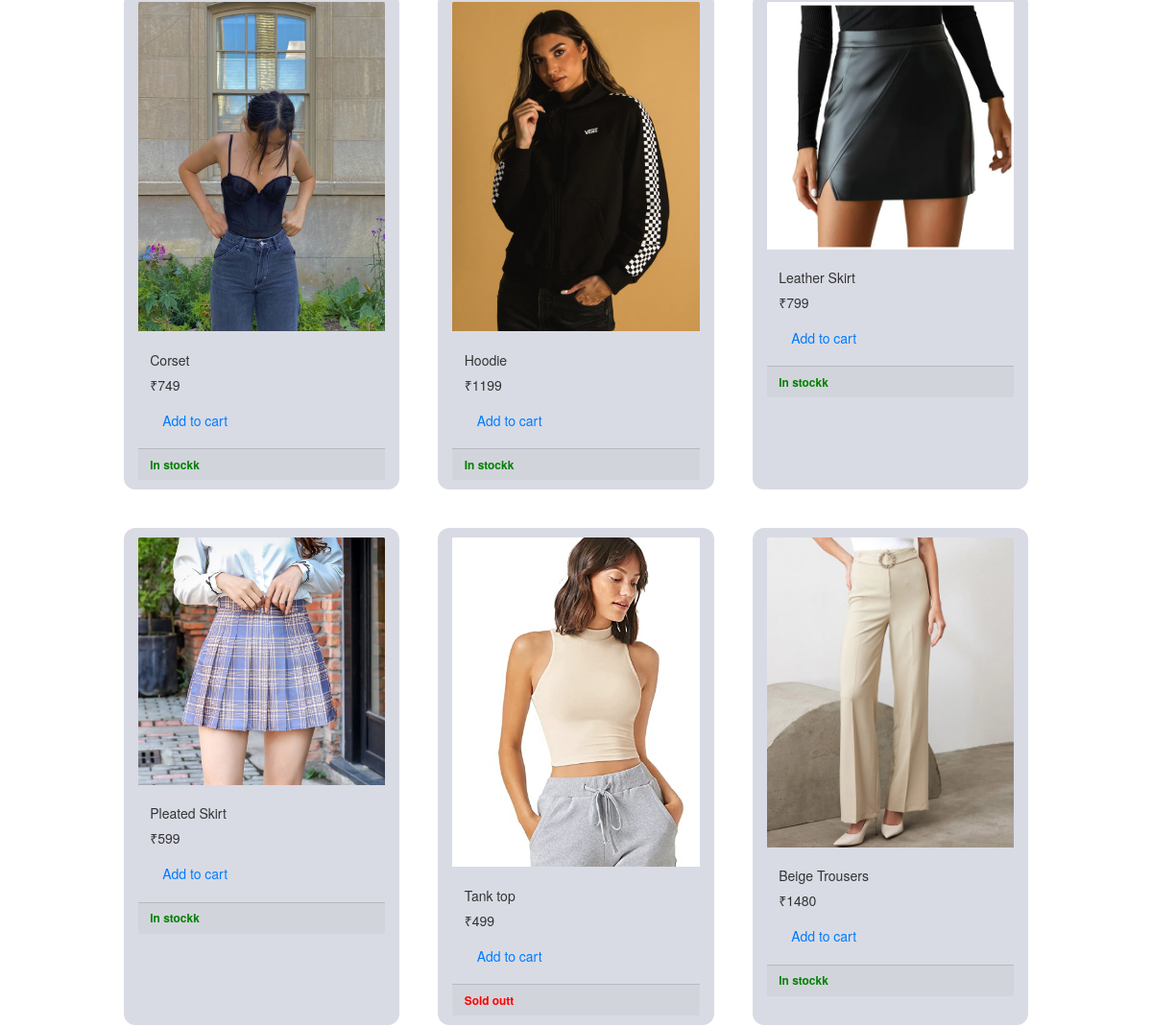
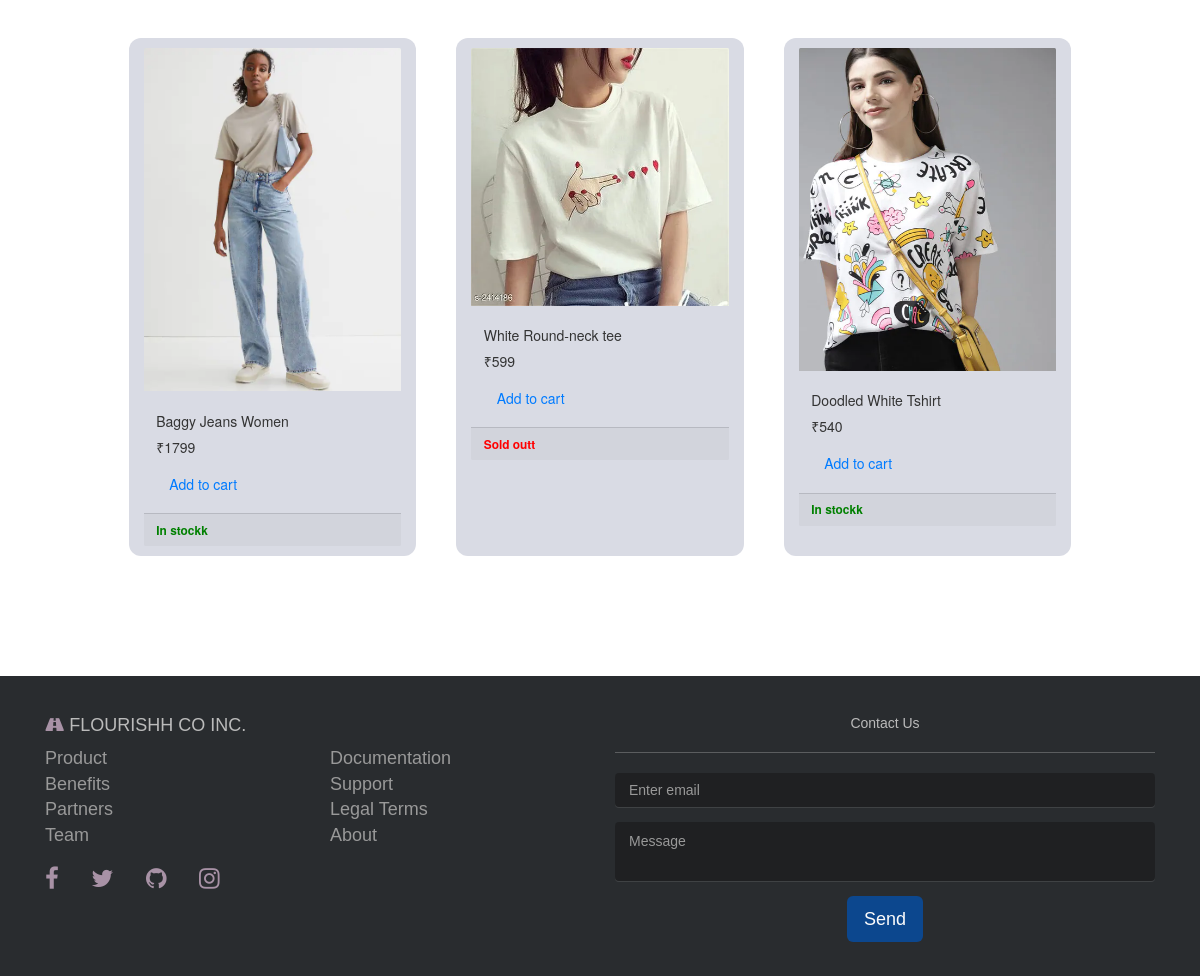
The page /genderfiltereditems/ (lower part) on the database as committed earlier (2 pictures, top to bottom).
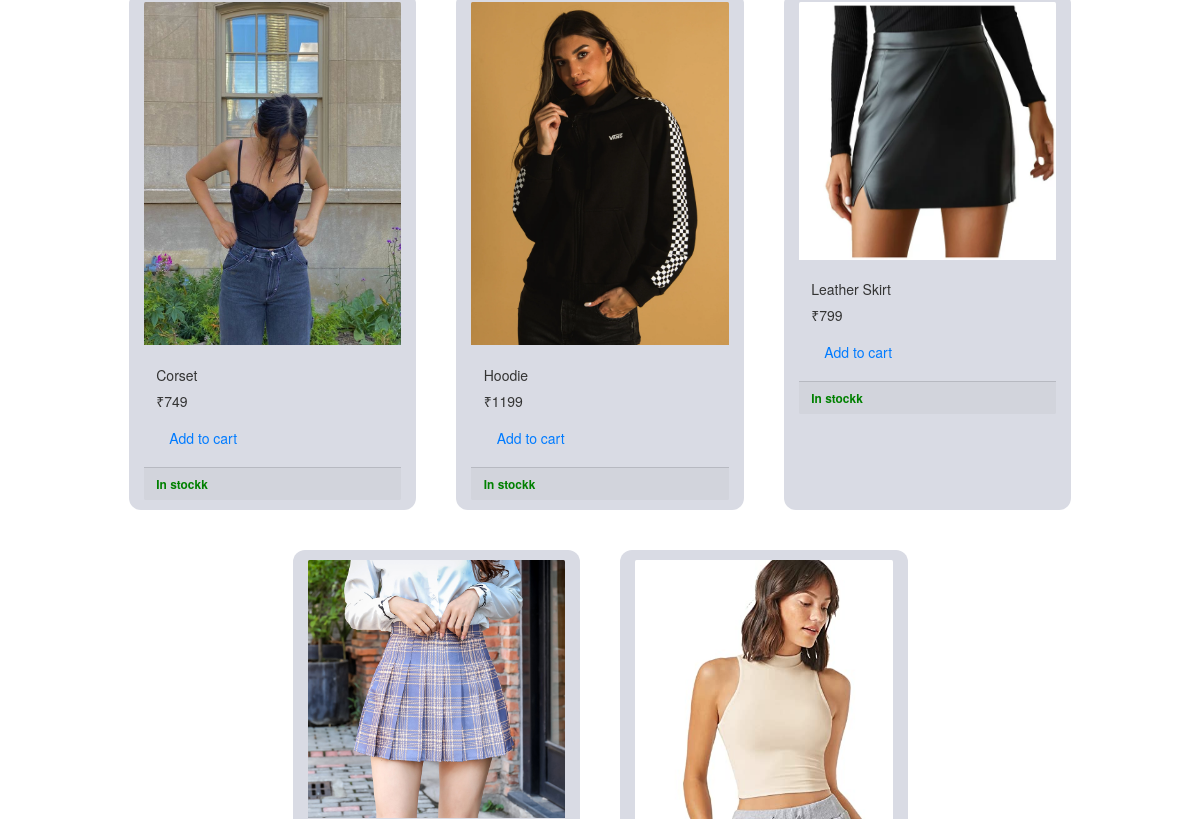
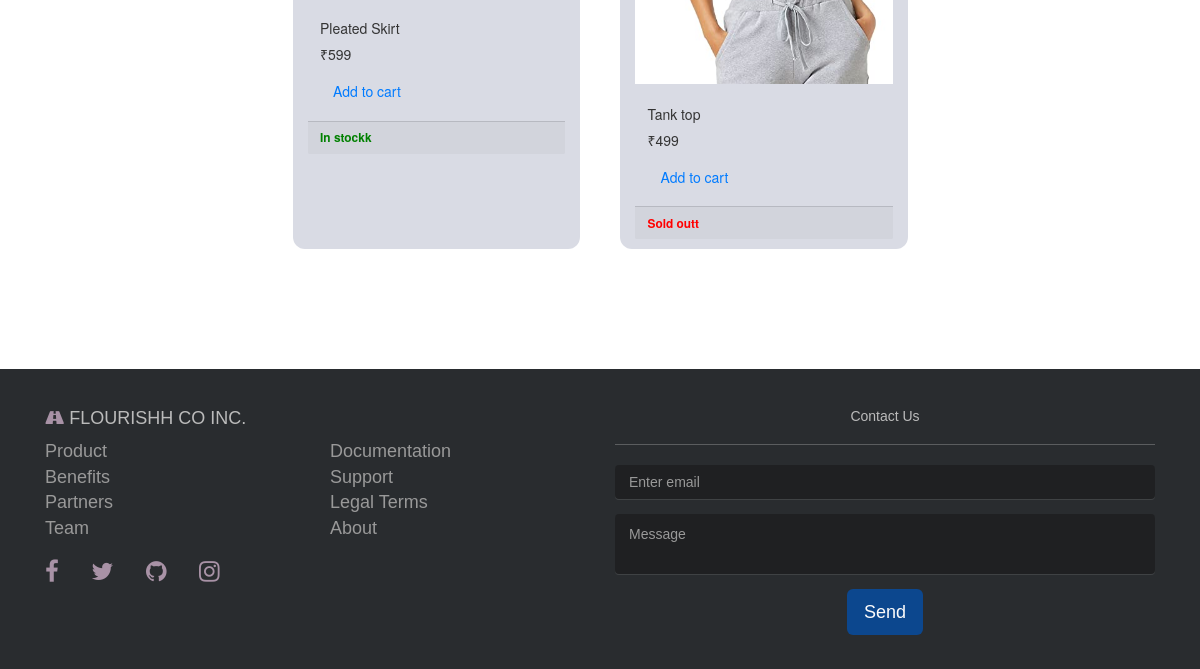
The same page on the database as committed later (2 pictures, top to bottom).
### app/models.py (models this page shows, shortened)
class Product(models.Model):
    item = models.CharField(null=True, max_length= 200)
    image = models.ImageField(blank=True, null=True)
    price = models.IntegerField(null = True)
    sale = models.ForeignKey(Carousel, null=True, blank=True, on_delete=models.CASCADE, related_name="sale")
    brand = models.ForeignKey(Brand, null=True, blank=True, on_delete=models.CASCADE, related_name="brand")
    saleprice = models.IntegerField(null = True, blank=True)
    TAG_CHOICES = ((True, 'Women'), (False, 'Men'))
    tag = models.BooleanField(choices = TAG_CHOICES, null=None, default=True)
    instocknumber = models.IntegerField(null=True)
    availability = models.BooleanField(null=True)
    color = models.CharField(null=True, max_length= 20)
    @property
    def imageURL(self):
        try:
            url = self.image.url
        except:
            url = ''
        return url

### app/views.py (the view)
# urls.py: path('genderfiltereditems/', views.filterview, name='products_by_gender'),
def filterview(request):
    things = Product.objects.all()
    print('f')
    mylist=request.GET.getlist('gendercheck')
    if 'Male' in mylist:
        things=Product.objects.filter(tag=False)
    elif 'Men' and 'Women' in mylist:
        things=Product.objects.all()
    else:
        things=Product.objects.filter(tag=True)
    colorzz = list(Product.objects.all().values('color').distinct())
    colorz = [u['color'] for u in colorzz]
    context = {'things': things, 'colorz': colorz}
    return render(request,'store.html',context)

### app/templates/store.html (shortened to what this page needs)
{% include 'main.html' %}
{% load static %}
<link rel="stylesheet" type="text/css" href="{% static 'css/allstyle.css' %}">
<link rel="stylesheet" href="https://maxcdn.bootstrapcdn.com/bootstrap/3.4.1/css/bootstrap.min.css">
<body>
<br>
        <div class="row" style="margin:25px;justify-content: center;">
          {% for thing in things %}
            <div class="col-lg-3" style="background-color: #d9dbe4; border-radius: 12px; padding-top: 10px;padding-bottom: 10px; margin: 20px; justify-content: space-around;">
              <img class="card-img-top" src="{{thing.imageURL}}" alt="Card image cap">
              <div class="card-body">
                <h5 class="card-title">{{thing.item}}</h5>
                <p class="card-text">
                  {% if thing.saleprice is NULL %}
                  ₹{{thing.price}}
                  {% else %}
                  <span style="text-decoration: line-through;">₹{{thing.price}}</span>
                  <span style="color: red;">₹{{thing.saleprice}}</span>
                  {% endif %}
                </p>
                <button class="btn btn-outline-primary add-btn update-cart" data-action="add" data-thing={{thing.id}} onclick="myFunction()">Add to cart</button>
              </div>
              <div class="card-footer">
                <small class="text-muted">
                  {% if thing.availability is True %}
                    <strong style="color: green;">In stockk</strong>
                  {% else %}
                    <strong style="color: red;">Sold outt</strong>
                  {% endif %}
                </small>
              </div>
            </div>
          {% endfor %}
        </div>
    </body>
    {% include 'footer.html' %}

Rows that differ between the two databases and show on the page:
removed Product: imageURL (picture), item "Beige Trousers", price "1480", availability "In stockk"
removed Product: imageURL (picture), item "Baggy Jeans Women", price "1799", availability "In stockk"
removed Product: imageURL (picture), item "White Round-neck tee", price "599", availability "Sold outt"
removed Product: imageURL (picture), item "Doodled White Tshirt", price "540", availability "In stockk"
